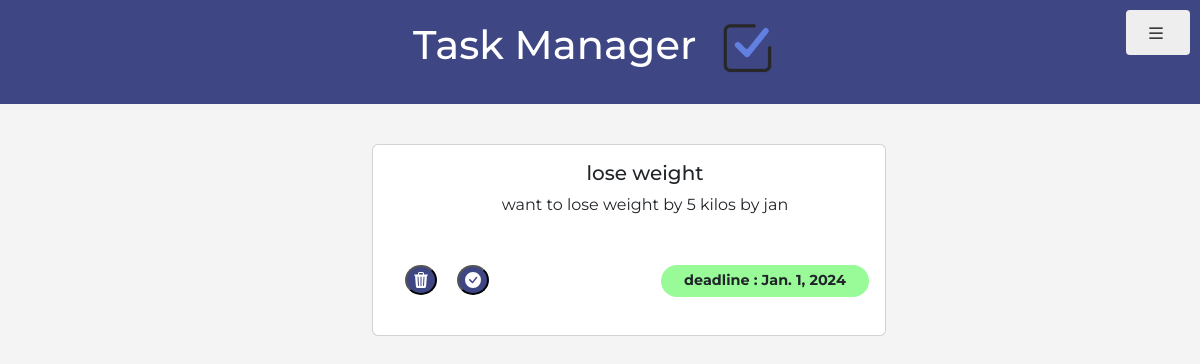
Page /tasks/ (signed in) on the earlier database version.
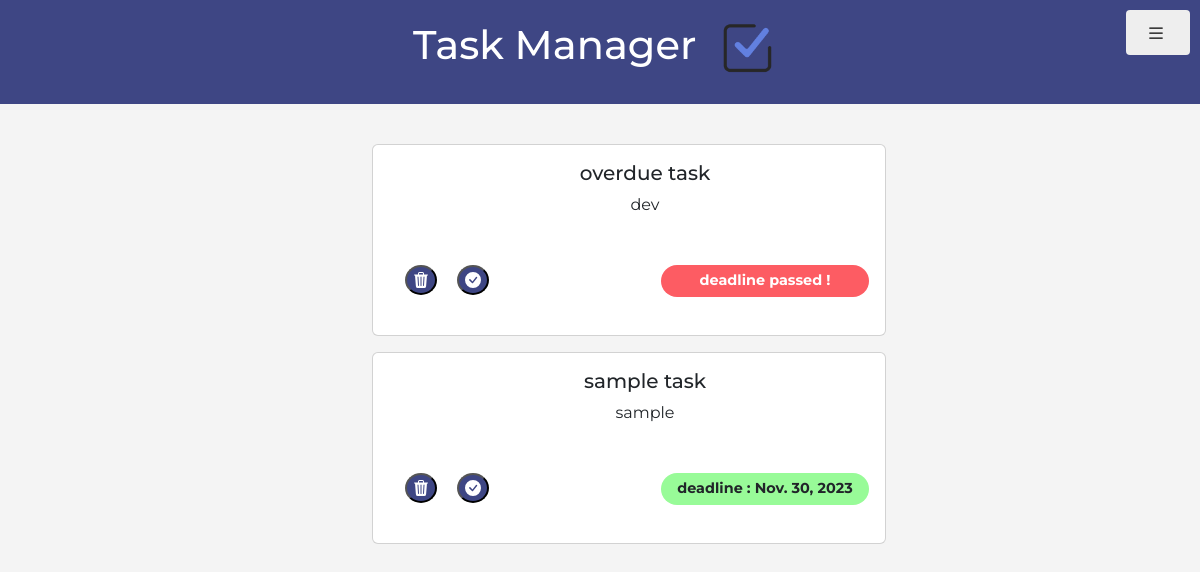
Same page on the later database version.
### todo/models.py (models this page shows, shortened)
class Task(models.Model):
    user  = models.ForeignKey(User,on_delete=models.CASCADE)
    title = models.CharField(max_length=100)
    description = models.TextField()
    created = models.DateTimeField(auto_now_add=True)
    deadline = models.DateField(null=True)
    completed = models.BooleanField(default=False)

### todo/views.py (the view)
# urls.py: path("tasks/",views.tasks,name= "tasks"),
@login_required(login_url='login/')
def tasks(request):
    tasks = Task.objects.filter(user=request.user)
    now = datetime.now().date
    context = {'tasks':tasks,'user':request.user,'now':now}
    return render(request,'tasks.html',context)

### todo/templates/tasks.html (shortened to what this page needs)
{% include 'base.html' %}
{% block content %}
<div class="col-sm-6 col-lg-5 mb-4" style="position: absolute; left: 30%; top: 8rem;">
    <div class="container">
        {% if tasks %}
            {% for task in tasks %}
                {% if not task.completed %}
                    <div class="card" style="height: 12rem; padding-left:2rem; margin-top: 1rem; display: inline-block; align-items: center;">
                        <div class="card-body" style="flex: 1;margin-bottom:2rem;">
                            <h5 class="card-title" style="text-align: center;">{{ task.title }}</h5>
                            <p class="card-text" style="text-align: center;">{{ task.description }}</p>
                        </div>
                        {% if task.deadline %}
                            {% if task.deadline > now %}
                                <p class="card-text" style="text-align: right; margin-right: 1rem; margin-bottom:-2rem;">
                                    <small class="deadline-container upcoming">deadline : {{ task.deadline }}</small>
                                </p>
                            {% else %}
                                <p class="card-text" style="text-align: right; margin-right: 1rem;margin-bottom:-2rem;">
                                    <small class="deadline-container passed">deadline passed !</small>
                                </p>
                            {% endif %}
                        {% else %}
                            <p class="card-text" style="text-align: right; margin-right: 1rem; margin-bottom:-2rem;">
                                <small class="deadline-container upcoming">no deadline assigned</small>
                            </p>
                        {% endif %}
                        <button class="delete" data-task-id="{{ task.id }}">
                        </button>
                        <button class="complete" data-task-id="{{ task.id }}">
                        </button>
                    </div>
                {% endif %}
            {% endfor %}
        {% else %}
            <div class="text-center">
                <p>No tasks pending</p>
            </div>
        {% endif %}
    </div>
</div>
{% endblock content %}

Differences in the rows shown:
no longer on this page (row edited): Task: title "lose weight", description "want to lose weight by 5 kilos by jan", deadline "Jan. 1, 2024"
added Task: title "overdue task", description "dev", deadline "deadline passed !"
added Task: title "sample task", description "sample", deadline "Nov. 30, 2023"
